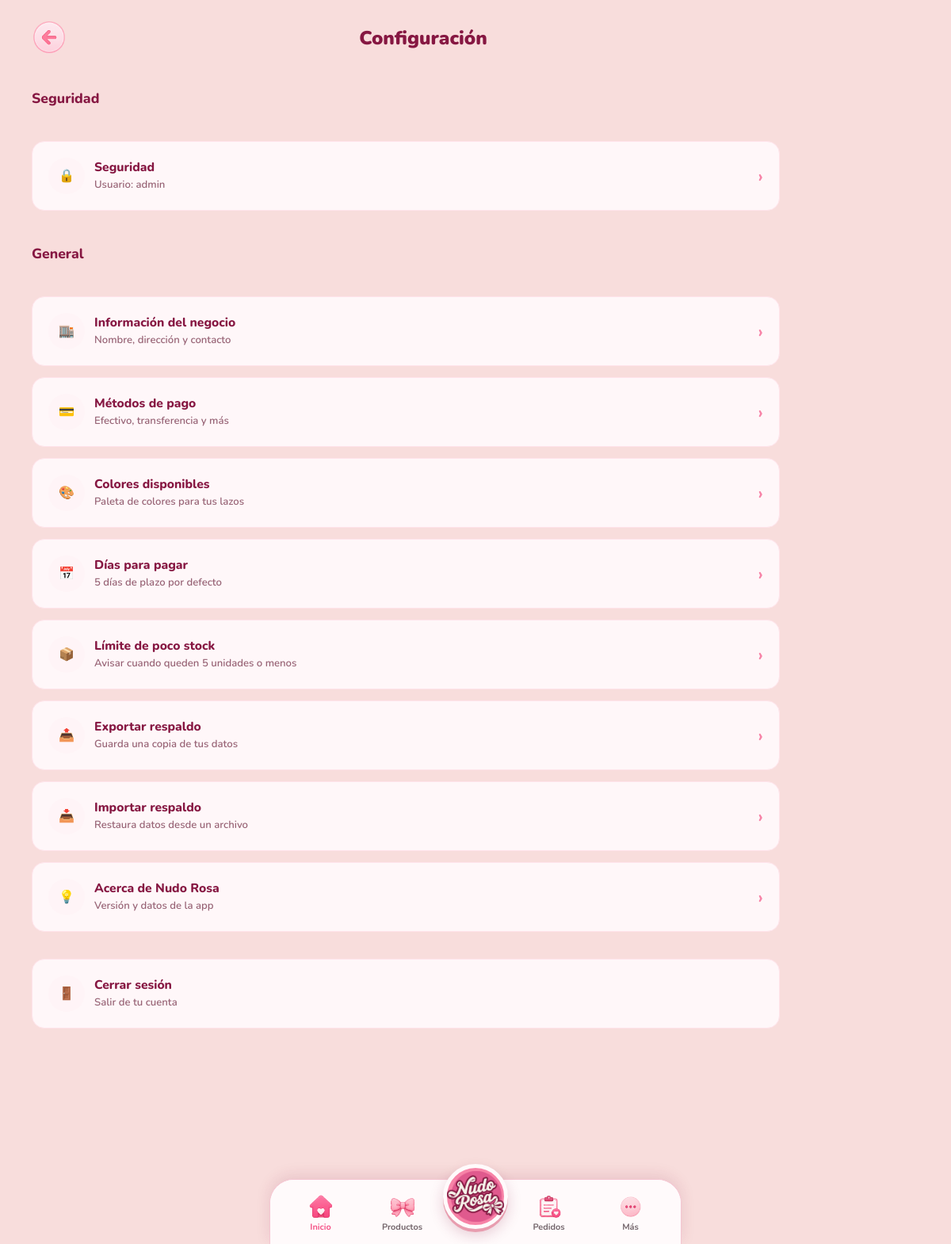
Page /configuracion (signed in) on the committed database.
### models.py (models this page shows)
class Usuario(Base):
    __tablename__ = "usuarios"
    id: Mapped[int] = mapped_column(primary_key=True)
    nombre: Mapped[str] = mapped_column(String(120))
    nombre_usuario: Mapped[str] = mapped_column(String(60), unique=True, index=True)
    password_hash: Mapped[str] = mapped_column(String(255))
    password_salt: Mapped[str] = mapped_column(String(64))
    activo: Mapped[bool] = mapped_column(default=True)
    creado_en: Mapped[datetime] = mapped_column(DateTime, default=datetime.utcnow)
    actualizado_en: Mapped[datetime] = mapped_column(
        DateTime, default=datetime.utcnow, onupdate=datetime.utcnow
    )
    ultimo_acceso_en: Mapped[datetime | None] = mapped_column(DateTime, default=None)

class Configuracion(Base):
    __tablename__ = "configuracion"
    id: Mapped[int] = mapped_column(primary_key=True, default=1)
    nombre_negocio: Mapped[str] = mapped_column(String(120), default="Nudo Rosa by Ivanna")
    nombre_administrador: Mapped[str] = mapped_column(String(120), default="Ivanna")
    dias_credito: Mapped[int] = mapped_column(Integer, default=5)
    limite_poco_stock: Mapped[int] = mapped_column(Integer, default=5)
    moneda: Mapped[str] = mapped_column(String(8), default="$")
    version_app: Mapped[str] = mapped_column(String(20), default="1.0")
    logo: Mapped[str] = mapped_column(String(255), default="/static/images/logo.png")
    actualizado_en: Mapped[datetime] = mapped_column(
        DateTime, default=datetime.utcnow, onupdate=datetime.utcnow
    )

### main.py (the view)
@app.get("/configuracion")
async def configuracion(request: Request, db: Session = Depends(get_db)):
    usuario = seguridad_service.obtener_administrador(db)
    configuracion_actual = seguridad_service.obtener_configuracion(db)
    return templates.TemplateResponse(
        request=request,
        name="configuracion.html",
        context={
            "active_nav": None,
            "seguridad": {
                "nombre_administrador": usuario.nombre,
                "usuario": usuario.nombre_usuario,
            },
            "configuracion": configuracion_actual,
        },
    )

### templates/configuracion.html (shortened to what this page needs)
{% extends "_base.html" %}
{% block content %}
<section class="sales-screen">
    {% set flat_header_back = "/" %}
    {% set flat_header_back_label = "Regresar al inicio" %}
    {% set flat_header_title = "Configuración" %}
    {% include "_flat_header.html" %}
    <h2 class="section-title">Seguridad</h2>
    <ul class="list">
        <li>
            <button type="button" class="list-row" id="seguridad-row">
                <span class="list-row__avatar" aria-hidden="true">🔒</span>
                <span class="list-row__body">
                    <strong>Seguridad</strong>
                    <small id="seguridad-subtitulo">Usuario: {{ seguridad.usuario }}</small>
                </span>
                <span class="list-row__chevron" aria-hidden="true">›</span>
            </button>
        </li>
    </ul>
    <h2 class="section-title">General</h2>
    <ul class="list">
        <li>
            <div class="list-row">
                <span class="list-row__avatar" aria-hidden="true">🏬</span>
                <span class="list-row__body">
                    <strong>Información del negocio</strong>
                    <small>Nombre, dirección y contacto</small>
                </span>
                <span class="list-row__chevron" aria-hidden="true">›</span>
            </div>
        </li>
        <li>
            <div class="list-row">
                <span class="list-row__avatar" aria-hidden="true">💳</span>
                <span class="list-row__body">
                    <strong>Métodos de pago</strong>
                    <small>Efectivo, transferencia y más</small>
                </span>
                <span class="list-row__chevron" aria-hidden="true">›</span>
            </div>
        </li>
        <li>
            <div class="list-row">
                <span class="list-row__avatar" aria-hidden="true">🎨</span>
                <span class="list-row__body">
                    <strong>Colores disponibles</strong>
                    <small>Paleta de colores para tus lazos</small>
                </span>
                <span class="list-row__chevron" aria-hidden="true">›</span>
            </div>
        </li>
        <li>
            <div class="list-row">
                <span class="list-row__avatar" aria-hidden="true">📅</span>
                <span class="list-row__body">
                    <strong>Días para pagar</strong>
                    <small>{{ configuracion.dias_credito }} días de plazo por defecto</small>
                </span>
                <span class="list-row__chevron" aria-hidden="true">›</span>
            </div>
        </li>
        <li>
            <div class="list-row">
                <span class="list-row__avatar" aria-hidden="true">📦</span>
                <span class="list-row__body">
                    <strong>Límite de poco stock</strong>
                    <small>Avisar cuando queden {{ configuracion.limite_poco_stock }} unidades o menos</small>
                </span>
                <span class="list-row__chevron" aria-hidden="true">›</span>
            </div>
        </li>
        <li>
            <div class="list-row">
                <span class="list-row__avatar" aria-hidden="true">📤</span>
                <span class="list-row__body">
                    <strong>Exportar respaldo</strong>
                    <small>Guarda una copia de tus datos</small>
                </span>
                <span class="list-row__chevron" aria-hidden="true">›</span>
            </div>
        </li>
        <li>
            <div class="list-row">
                <span class="list-row__avatar" aria-hidden="true">📥</span>
                <span class="list-row__body">
                    <strong>Importar respaldo</strong>
                    <small>Restaura datos desde un archivo</small>
                </span>
                <span class="list-row__chevron" aria-hidden="true">›</span>
            </div>
        </li>
        <li>
            <div class="list-row">
                <span class="list-row__avatar" aria-hidden="true">💡</span>
                <span class="list-row__body">
                    <strong>Acerca de Nudo Rosa</strong>
                    <small>Versión y datos de la app</small>
                </span>
                <span class="list-row__chevron" aria-hidden="true">›</span>
            </div>
        </li>
    </ul>
    <ul class="list" style="margin-top: var(--space-3-fl);">
        <li>
            <form method="post" action="/logout">
                <button type="submit" class="list-row">
                    <span class="list-row__avatar" aria-hidden="true">🚪</span>
                    <span class="list-row__body">
                        <strong>Cerrar sesión</strong>
                        <small>Salir de tu cuenta</small>
                    </span>
                </button>
            </form>
        </li>
    </ul>
</section>
{% endblock %}

### rows in the picture
Usuario: usuario "admin"
Configuracion: dias_credito "5", limite_poco_stock "5"

### other values in the picture
{{ flat_header_title }} "Configuración"
